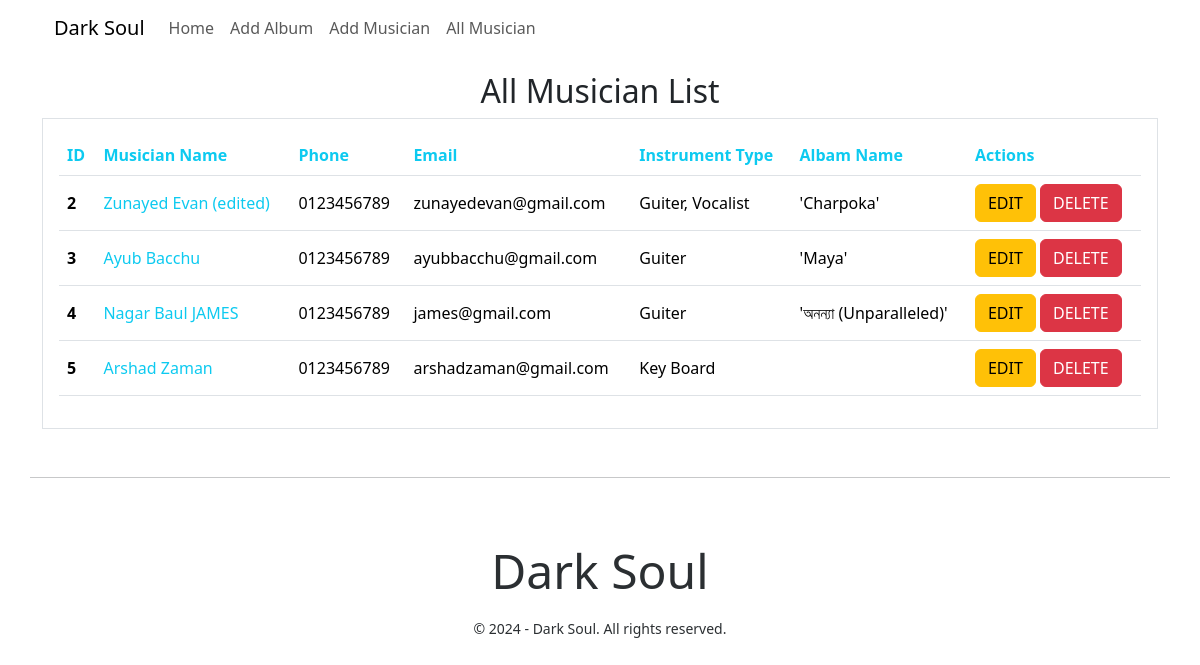
/musicians/musicians/, run on the app's committed database.
### musician/models.py (models this page shows, shortened)
class Musician(models.Model):
    first_name = models.CharField(max_length=50)
    last_name = models.CharField(max_length=50)
    email = models.EmailField()
    phone = models.CharField(max_length=11)
    instrument_type = models.CharField(max_length=255)
    @property
    def full_name(self):
        return f"{self.first_name} {self.last_name}"

### album/models.py (models this page shows, shortened)
class Album(models.Model):
    name = models.CharField(max_length=255)
    musician = models.ForeignKey(Musician, on_delete=models.CASCADE, related_name='albums')
    release_date = models.DateField(auto_now_add=True)
    RATING_CHOICES = [
        ('1', '1'),
        ('2', '2'),
        ('3', '3'),
        ('4', '4'),
        ('5', '5'),
    ]
    ratings = models.CharField(max_length=1, choices=RATING_CHOICES)

### musician/views.py (the view)
# urls.py: path('musicians/', views.allMusicians, name='musicians'),
def allMusicians(request):
    data = Musician.objects.all()
    context = {'musicians' : data, 'current_page': 'musicians'}
    return render(request, 'musician/musicians.html', context)

### musician/templates/musician/musicians.html
{% extends "base.html" %}
{% block content %}
<div class="mt-3">
    <h2 class="text-center">All Musician List</h2>
<div class="table border p-3">
    <table class="table align-middle">
        <thead>
          <tr >
            <th class="text-info" scope="col">ID</th>
            <th class="text-info" scope="col">Musician Name</th>
            <th class="text-info" scope="col">Phone</th>
            <th class="text-info" scope="col">Email</th>
            <th class="text-info" scope="col">Instrument Type</th>
            <th class="text-info" scope="col">Albam Name</th>
            <th class="text-info" scope="col">Actions</th>
          </tr>
        </thead>
        <tbody>
            {% for musician in musicians %}
            <tr >
                <th scope="row">{{musician.id}}</th>
                <td>
                  <a href="{% url "details_musician" musician.id %}" class="text-info text-decoration-none">
                    {{musician.full_name}}
                  </a>
                </td>
                <td>{{musician.phone}}</td>
                <td>{{musician.email}}</td>
                <td>{{musician.instrument_type}}</td>
                <td>
                    {% for album in musician.albums.all %}
                    '{{album.name}}'
                    {% endfor %}
                </td>
                <td>
                    <a class="btn btn-warning" href="{% url "update_musician" musician.id %}">EDIT</a>
                    <a class="btn btn-danger" href="{% url "delete_musician" musician.id %}">DELETE</a>
                </td>
              </tr>
            {% endfor %}
        </tbody>
      </table>
</div>
</div>
{% endblock content %}

### templates/base.html (shortened to what this page needs)
<!doctype html>
<html lang="en">
  <head>
    <link rel="stylesheet" href="https://cdnjs.cloudflare.com/ajax/libs/font-awesome/6.5.2/css/all.min.css" />
    <link href="https://cdn.jsdelivr.net/npm/bootstrap@5.3.3/dist/css/bootstrap.min.css" rel="stylesheet">
  </head>
  <body class="">
    <div class="container ">
<nav class="navbar navbar-expand-lg ">
  <div class="container-fluid">
    <div>
      <a class="navbar-brand" href="#">Dark Soul</a>
  </div>
    <div class="collapse navbar-collapse" id="navbarSupportedContent">
      <ul class="navbar-nav me-auto mb-2 mb-lg-0">
        <ul class="navbar-nav mb-2 mb-lg-0">
          <li class="nav-item">
            <a class="nav-link" href="{% url "home" %}">Home</a>
          </li>
          <li class="nav-item">
            <a class="nav-link" href="{% url "add_album" %}">Add Album</a>
          </li>
          <li class="nav-item">
            <a class="nav-link" href="{% url "add_musician" %}">Add Musician</a>
          </li>
          <li class="nav-item">
            <a class="nav-link" href="{% url "musicians" %}">All Musician</a>
          </li>
      </ul>
    </div>
  </div>
</nav>
    {% block content %}
    {% endblock content %}
    </div>
    <hr class="mt-5 container" />
    <footer class="py-5 nt-5">
      <div class="container text-secondary-emphasis text-center">
        <p class="display-5 mb-3">
          Dark Soul
        </p>
        <small class="text-secondary-emphasis-50"
          >&copy; 2024 - Dark Soul. All rights reserved.</small
        >
      </div>
    </footer>
  </body>
</html>

### data on the page
Musician: id "2", full_name "Zunayed Evan (edited)", phone "0123456789", email "zunayedevan@gmail.com", instrument_type "Guiter, Vocalist"
Album: name "Charpoka"
Musician: id "3", full_name "Ayub Bacchu", phone "0123456789", email "ayubbacchu@gmail.com", instrument_type "Guiter"
Album: name "Maya"
Musician: id "4", full_name "Nagar Baul JAMES", phone "0123456789", email "james@gmail.com", instrument_type "Guiter"
Album: name "অনন্যা (Unparalleled)"
Musician: id "5", full_name "Arshad Zaman", phone "0123456789", email "arshadzaman@gmail.com", instrument_type "Key Board"
